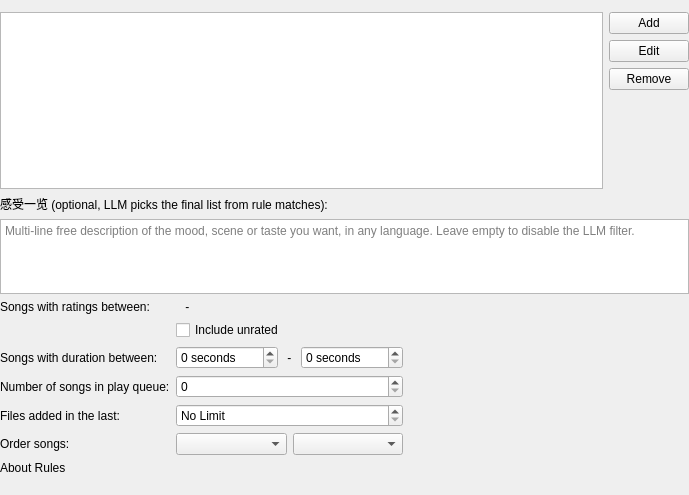
<?xml version="1.0" encoding="UTF-8"?>
<ui version="4.0">
 <class>PlaylistRules</class>
 <widget class="QWidget" name="PlaylistRules">
  <property name="geometry">
   <rect>
    <x>0</x>
    <y>0</y>
    <width>689</width>
    <height>495</height>
   </rect>
  </property>
  <layout class="QVBoxLayout" name="verticalLayout">
   <property name="leftMargin">
    <number>0</number>
   </property>
   <property name="topMargin">
    <number>0</number>
   </property>
   <property name="rightMargin">
    <number>0</number>
   </property>
   <property name="bottomMargin">
    <number>0</number>
   </property>
   <item>
    <widget class="MessageWidget" name="messageWidget">
     <property name="frameShape">
      <enum>QFrame::StyledPanel</enum>
     </property>
     <property name="frameShadow">
      <enum>QFrame::Raised</enum>
     </property>
    </widget>
   </item>
   <item>
    <widget class="LineEdit" name="nameText" native="true">
     <property name="placeholderText" stdset="0">
      <string>Name of playlist</string>
     </property>
    </widget>
   </item>
   <item>
    <widget class="QWidget" name="controls" native="true">
     <layout class="QGridLayout" name="gridLayout">
      <property name="leftMargin">
       <number>0</number>
      </property>
      <property name="topMargin">
       <number>0</number>
      </property>
      <property name="rightMargin">
       <number>0</number>
      </property>
      <property name="bottomMargin">
       <number>0</number>
      </property>
      <item row="0" column="0" rowspan="4" colspan="2">
       <widget class="ListView" name="rulesList">
        <property name="sizePolicy">
         <sizepolicy hsizetype="Expanding" vsizetype="Expanding">
          <horstretch>1</horstretch>
          <verstretch>0</verstretch>
         </sizepolicy>
        </property>
       </widget>
      </item>
      <item row="0" column="2">
       <widget class="QPushButton" name="addBtn">
        <property name="text">
         <string>Add</string>
        </property>
       </widget>
      </item>
      <item row="1" column="2">
       <widget class="QPushButton" name="editBtn">
        <property name="text">
         <string>Edit</string>
        </property>
       </widget>
      </item>
      <item row="2" column="2">
       <widget class="QPushButton" name="removeBtn">
        <property name="text">
         <string>Remove</string>
        </property>
       </widget>
      </item>
      <item row="3" column="2">
       <spacer name="verticalSpacer">
        <property name="orientation">
         <enum>Qt::Vertical</enum>
        </property>
        <property name="sizeHint" stdset="0">
         <size>
          <width>20</width>
          <height>53</height>
         </size>
        </property>
       </spacer>
      </item>
      <item row="4" column="0" colspan="3">
       <widget class="QLabel" name="descriptionLabel">
        <property name="text">
         <string>感受一览 (optional, LLM picks the final list from rule matches):</string>
        </property>
       </widget>
      </item>
      <item row="5" column="0" colspan="3">
       <widget class="QPlainTextEdit" name="descriptionEdit">
        <property name="maximumSize">
         <size>
          <width>16777215</width>
          <height>90</height>
         </size>
        </property>
        <property name="placeholderText">
         <string>Multi-line free description of the mood, scene or taste you want, in any language. Leave empty to disable the LLM filter.</string>
        </property>
       </widget>
      </item>
      <item row="6" column="0">
       <layout class="QFormLayout" name="formLayout">
        <item row="0" column="0">
         <widget class="QLabel" name="ratingRangeLabel_2">
          <property name="text">
           <string>Songs with ratings between:</string>
          </property>
         </widget>
        </item>
        <item row="0" column="1">
         <layout class="QHBoxLayout" name="horizontalLayout_2">
          <item>
           <widget class="RatingWidget" name="ratingFrom" native="true"/>
          </item>
          <item>
           <widget class="QLabel" name="ratingToLabel">
            <property name="text">
             <string> - </string>
            </property>
           </widget>
          </item>
          <item>
           <widget class="RatingWidget" name="ratingTo" native="true"/>
          </item>
          <item>
           <spacer name="rangeLabel">
            <property name="orientation">
             <enum>Qt::Horizontal</enum>
            </property>
            <property name="sizeHint" stdset="0">
             <size>
              <width>2</width>
              <height>2</height>
             </size>
            </property>
           </spacer>
          </item>
         </layout>
        </item>
        <item row="1" column="1">
         <widget class="QCheckBox" name="includeUnrated">
          <property name="text">
           <string>Include unrated</string>
          </property>
         </widget>
        </item>
        <item row="2" column="0">
         <widget class="QLabel" name="label">
          <property name="text">
           <string>Songs with duration between:</string>
          </property>
         </widget>
        </item>
        <item row="2" column="1">
         <layout class="QHBoxLayout" name="horizontalLayout_3">
          <item>
           <widget class="QSpinBox" name="minDuration">
            <property name="suffix">
             <string> seconds</string>
            </property>
            <property name="maximum">
             <number>1800</number>
            </property>
            <property name="singleStep">
             <number>10</number>
            </property>
           </widget>
          </item>
          <item>
           <widget class="QLabel" name="rangeLabel2">
            <property name="text">
             <string> - </string>
            </property>
           </widget>
          </item>
          <item>
           <widget class="QSpinBox" name="maxDuration">
            <property name="suffix">
             <string> seconds</string>
            </property>
            <property name="maximum">
             <number>1800</number>
            </property>
            <property name="singleStep">
             <number>10</number>
            </property>
           </widget>
          </item>
          <item>
           <spacer name="durationSpacer">
            <property name="orientation">
             <enum>Qt::Horizontal</enum>
            </property>
            <property name="sizeHint" stdset="0">
             <size>
              <width>2</width>
              <height>2</height>
             </size>
            </property>
           </spacer>
          </item>
         </layout>
        </item>
        <item row="3" column="0">
         <widget class="QLabel" name="numberOfSongsLabel">
          <property name="text">
           <string>Number of songs in play queue:</string>
          </property>
         </widget>
       </item>
       <item row="3" column="1">
        <widget class="QSpinBox" name="numTracks">
         <property name="singleStep">
          <number>10</number>
         </property>
        </widget>
       </item>
       <item row="4" column="0">
        <widget class="QLabel" name="maxAgeLabel">
         <property name="text">
          <string>Files added in the last:</string>
         </property>
        </widget>
      </item>
      <item row="4" column="1">
       <widget class="QSpinBox" name="maxAge">
        <property name="singleStep">
         <number>10</number>
        </property>
        <property name="suffix">
         <string> days</string>
        </property>
        <property name="specialValueText">
         <string>No Limit</string>
        </property>
       </widget>
      </item>
       <item row="5" column="0">
        <widget class="QLabel" name="orderLabel">
         <property name="text">
          <string>Order songs:</string>
         </property>
        </widget>
      </item>
      <item row="5" column="1">
      <layout class="QHBoxLayout" name="orderLayout">
       <item>
        <widget class="QComboBox" name="order"/>
       </item>
       <item>
        <widget class="QComboBox" name="orderAscending"/>
       </item>
      </layout>
      </item>
       </layout>
      </item>
      <item row="8" column="0">
       <widget class="UrlLabel" name="aboutLabel">
        <property name="sizePolicy">
         <sizepolicy hsizetype="Maximum" vsizetype="Preferred">
          <horstretch>0</horstretch>
          <verstretch>0</verstretch>
         </sizepolicy>
        </property>
        <property name="text">
         <string>About Rules</string>
        </property>
       </widget>
      </item>
      <item row="9" column="1" colspan="2">
       <spacer name="horizontalSpacer">
        <property name="orientation">
         <enum>Qt::Horizontal</enum>
        </property>
        <property name="sizeHint" stdset="0">
         <size>
          <width>220</width>
          <height>20</height>
         </size>
        </property>
       </spacer>
      </item>
     </layout>
    </widget>
   </item>
  </layout>
 </widget>
 <customwidgets>
  <customwidget>
   <class>UrlLabel</class>
   <extends>QLabel</extends>
   <header>support/urllabel.h</header>
  </customwidget>
  <customwidget>
   <class>LineEdit</class>
   <extends>QWidget</extends>
   <header>support/lineedit.h</header>
  </customwidget>
  <customwidget>
   <class>ListView</class>
   <extends>QListView</extends>
   <header>widgets/listview.h</header>
  </customwidget>
  <customwidget>
   <class>MessageWidget</class>
   <extends>QFrame</extends>
   <header>support/messagewidget.h</header>
   <container>1</container>
  </customwidget>
  <customwidget>
   <class>RatingWidget</class>
   <extends>QWidget</extends>
   <header>widgets/ratingwidget.h</header>
  </customwidget>
 </customwidgets>
 <resources/>
 <connections/>
</ui>
